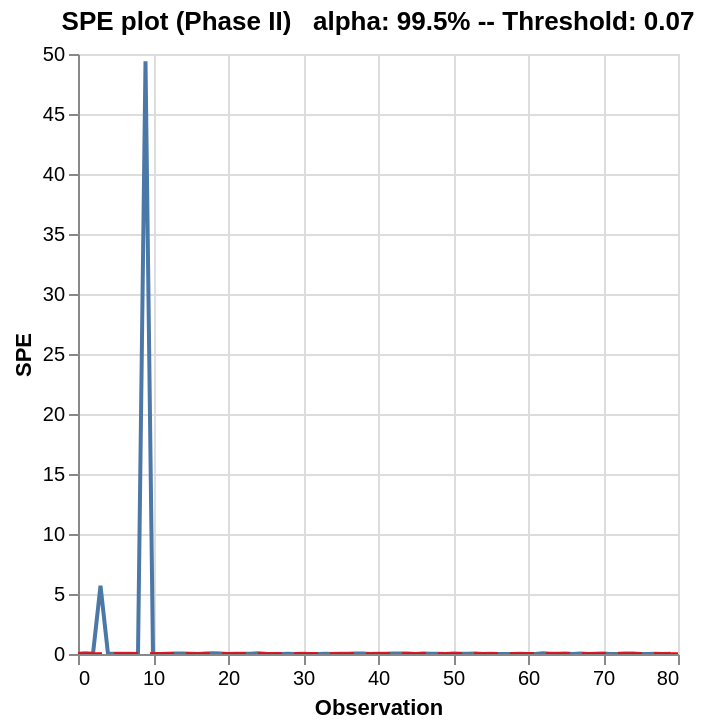

The notebook cell saved with this chart:
### Markdown cell above
### SPE/Q chart

An SPE exceedance indicates that the observation is poorly reconstructed by the latent model. This is often associated with a changed correlation pattern, a sensor issue, or a new process event.

### Code cell
model.spe_plot_p2(phase_ii)

### Figure 1 — Vega-Lite specification as saved in the notebook (floating-point values rounded to 4 significant figures)
{"config": {"view": {"continuousWidth": 300, "continuousHeight": 300}}, "layer": [{"data": {"name": "data-9046d44759f63f11758bca3eac074f2f"}, "mark": {"type": "line"}, "encoding": {"tooltip": [{"field": "observation", "title": "Observation", "type": "quantitative"}, {"field": "SPE", "title": "SPE", "type": "quantitative"}], "x": {"field": "observation", "title": "Observation", "type": "quantitative"}, "y": {"field": "SPE", "title": "SPE", "type": "quantitative"}}, "name": "view_74386e24dbdec848_0", "title": "SPE plot (Phase II) \n alpha: 99.5% -- Threshold: 0.07"}, {"data": {"name": "data-0a566b3903067dd3a915d9da35c94152"}, "mark": {"type": "rule", "color": "red", "strokeDash": [12, 6]}, "encoding": {"y": {"field": "y", "type": "quantitative"}}}], "params": [{"name": "param_1e9efca18e7a2868", "select": {"type": "interval", "encodings": ["x", "y"]}, "bind": "scales", "views": ["view_74386e24dbdec848_0"]}], "$schema": "https://vega.github.io/schema/vega-lite/v6.4.1.json", "datasets": {"data-9046d44759f63f11758bca3eac074f2f": [{"observation": 0, "SPE": 0.01313}, {"observation": 1, "SPE": 0.06985}, {"observation": 2, "SPE": 0.02058}, {"observation": 3, "SPE": 5.681}, {"observation": 4, "SPE": 0.01164}, {"observation": 5, "SPE": 0.01646}, {"observation": 6, "SPE": 0.01354}, {"observation": 7, "SPE": 0.01314}, {"observation": 8, "SPE": 0.006216}, {"observation": 9, "SPE": 49.39}, {"observation": 10, "SPE": 0.0006438}, {"observation": 11, "SPE": 0.00764}, {"observation": 12, "SPE": 0.02668}, {"observation": 13, "SPE": 0.0364}, {"observation": 14, "SPE": 0.03319}, {"observation": 15, "SPE": 0.01415}, {"observation": 16, "SPE": 0.005873}, {"observation": 17, "SPE": 0.03275}, {"observation": 18, "SPE": 0.05337}, {"observation": 19, "SPE": 0.03888}, {"observation": 20, "SPE": 0.00297}, {"observation": 21, "SPE": 0.0155}, {"observation": 22, "SPE": 0.02162}, {"observation": 23, "SPE": 0.01519}, {"observation": 24, "SPE": 0.05264}, {"observation": 25, "SPE": 0.01408}, {"observation": 26, "SPE": 0.0051}, {"observation": 27, "SPE": 0.0003997}, {"observation": 28, "SPE": 0.01531}, {"observation": 29, "SPE": 0.009901}, {"observation": 30, "SPE": 0.03016}, {"observation": 31, "SPE": 0.009474}, {"observation": 32, "SPE": 0.005061}, {"observation": 33, "SPE": 0.01292}, {"observation": 34, "SPE": 0.0102}, {"observation": 35, "SPE": 0.01409}, {"observation": 36, "SPE": 0.01577}, {"observation": 37, "SPE": 0.0325}, {"observation": 38, "SPE": 0.03888}, {"observation": 39, "SPE": 0.00708}, {"observation": 40, "SPE": 0.0295}, {"observation": 41, "SPE": 0.03086}, {"observation": 42, "SPE": 0.0383}, {"observation": 43, "SPE": 0.03774}, {"observation": 44, "SPE": 0.04084}, {"observation": 45, "SPE": 0.003863}, {"observation": 46, "SPE": 0.04141}, {"observation": 47, "SPE": 0.01507}, {"observation": 48, "SPE": 0.01836}, {"observation": 49, "SPE": 0.002155}, {"observation": 50, "SPE": 0.0423}, {"observation": 51, "SPE": 0.02517}, {"observation": 52, "SPE": 0.02976}, {"observation": 53, "SPE": 0.04413}, {"observation": 54, "SPE": 0.00711}, {"observation": 55, "SPE": 0.02486}, {"observation": 56, "SPE": 0.006932}, {"observation": 57, "SPE": 0.006487}, {"observation": 58, "SPE": 0.005501}, {"observation": 59, "SPE": 0.01642}, {"observation": 60, "SPE": 0.0006216}, {"observation": 61, "SPE": 0.00464}, {"observation": 62, "SPE": 0.05684}, {"observation": 63, "SPE": 0.01286}, {"observation": 64, "SPE": 0.02118}, {"observation": 65, "SPE": 0.03926}, {"observation": 66, "SPE": 0.008282}, {"observation": 67, "SPE": 0.03468}, {"observation": 68, "SPE": 0.005368}, {"observation": 69, "SPE": 0.02875}, {"observation": 70, "SPE": 0.03713}, {"observation": 71, "SPE": 0.009305}, {"observation": 72, "SPE": 0.01177}, {"observation": 73, "SPE": 0.03255}, {"observation": 74, "SPE": 0.03448}, {"observation": 75, "SPE": 0.003693}, {"observation": 76, "SPE": 0.004624}, {"observation": 77, "SPE": 0.01774}, {"observation": 78, "SPE": 0.004192}, {"observation": 79, "SPE": 0.01724}], "data-0a566b3903067dd3a915d9da35c94152": [{"y": 0.06811}]}}
